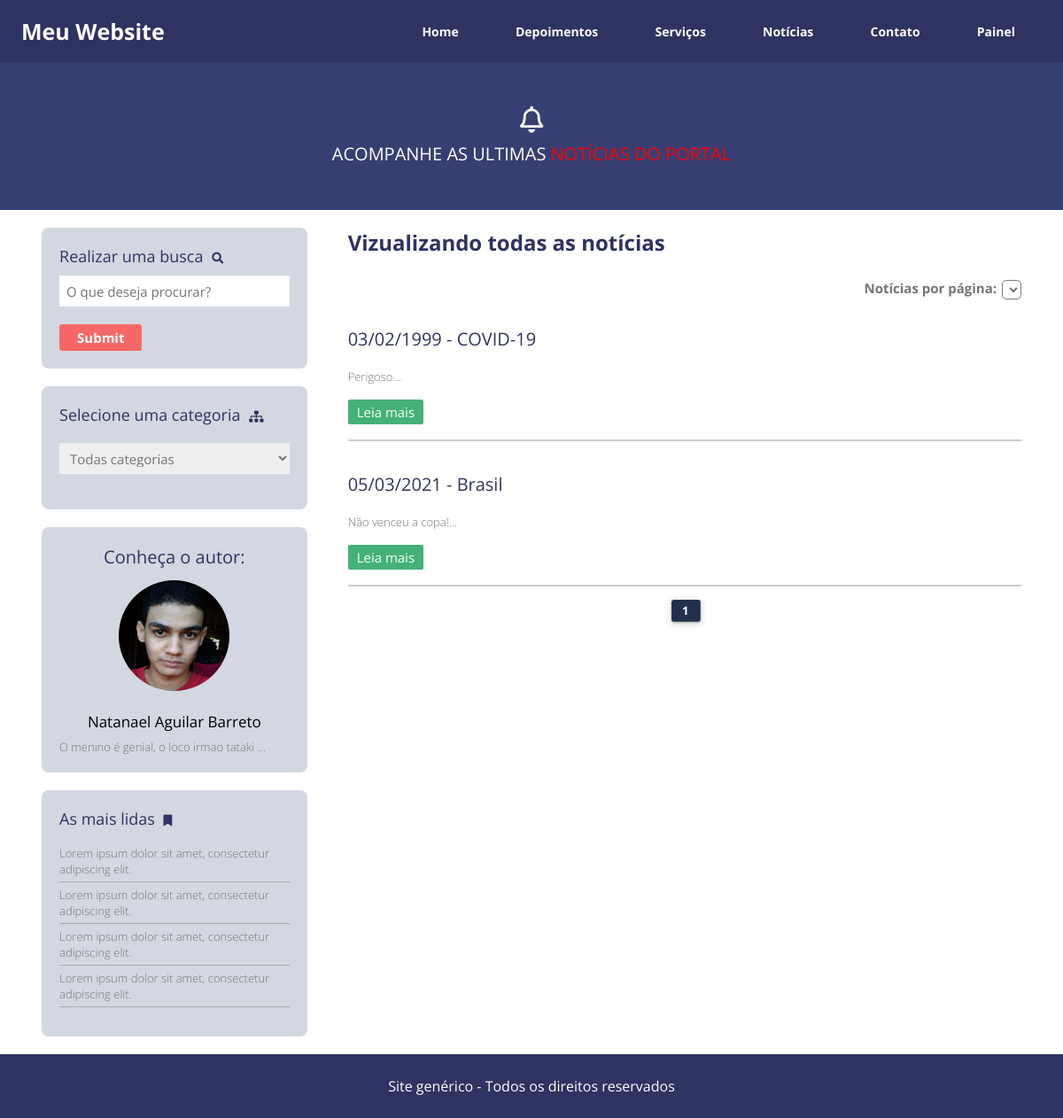
The app's page /noticias/todas-categorias with its own data.
### classes/MySql.php (called while the page is built)
<?php
	class MySql{
		private static $pdo;
		public static function connect(){
			if(self::$pdo == NULL){
				try{
					self::$pdo = new PDO('mysql:host='.HOST.';dbname='.DATABASE,USER,PASSWORD,array(PDO::MYSQL_ATTR_INIT_COMMAND => 'SET NAMES utf8'));
					self::$pdo->setAttribute(PDO::ATTR_ERRMODE,PDO::ERRMODE_EXCEPTION);
				}catch(Exception $e){
					echo "Erro ao conectar!";
				}
			}
			return self::$pdo;
		}
	}
?>

### classes/Painel.php (called while the page is built, shortened)
<?php
class Painel
{
	public static function gerarSlug($str){
        $str = mb_strtolower($str);
        $str = preg_replace('/(â|á|ã)/', 'a', $str);
        $str = preg_replace('/(ê|é)/', 'e', $str);
        $str = preg_replace('/(í|Í)/', 'i', $str);
        $str = preg_replace('/(ú)/', 'u', $str);
        $str = preg_replace('/(ó|ô|õ|Ô)/', 'o',$str);
        $str = preg_replace('/(_|\/|!|\?|#)/', '',$str);
        $str = preg_replace('/( )/', '-',$str);
        $str = preg_replace('/ç/','c',$str);
        $str = preg_replace('/(-[-]{1,})/','-',$str);
        $str = preg_replace('/(,)/','-',$str);
        $str=strtolower($str);
        return $str;
    }
	public static function selecionarUm($query,$arr,$tabela){
		$sql = MySql::connect()->prepare("SELECT * FROM `$tabela` WHERE $query");
		$sql->execute($arr);
		return $sql->fetch();
	}
	public static function comandoPorQuery($query, $metodo_id, $arr = null){
		$sql = MySql::connect()->prepare($query);
		$sql->execute($arr);
		switch ($metodo_id) {
			case 1:
				return $sql->fetchAll();
				break;
			case 3:
				return $sql->rowCount();
				break;
		}
	}
}
?>

### pages/noticias.php (the view, shortened to what this page needs)
<?php
	$url = explode('/',$_GET['url']);
	if(!isset($url[2])){
		$categoria = Painel::selecionarUm("slug=?",array(@$url[1]),'tb_site.categorias');
		$infoAutor = Painel::selecionarUm("id=?",array(1),'tb_site.autor');
?>
<section class="header-noticias">
	<div class="center">
		<i class="far fa-bell"></i>
		<h2>ACOMPANHE AS ULTIMAS <span style="color: red">NOTÍCIAS DO PORTAL</span></h2>
	</div>
</section>
<section class="container-noticias">
	<div class="center">
		<div class="box-ferramentas left">
			<div class="ferramentas-single w100">
				<form method="get" onsubmit="
				">
					<label>Realizar uma busca <i class="fas fa-search"></i></label>
					<input type="text" name="parametro" placeholder="O que deseja procurar?" required="">
					<input type="submit">
				</form>
			</div>
			<div class="ferramentas-single w100">
				<form>
					<label>Selecione uma categoria <i class="fas fa-sitemap"></i></label>
					<select
					onchange="
					window.location.href = include_path+'noticias/'+this.options[this.selectedIndex].value;
					">
					<option value="todas-categorias">Todas categorias</option>
					</select>
				</form>
			</div>
			<div class="ferramentas-single w100">
				<div class="info-autor">
					<span>Conheça o autor:</span>
					<img src="<?php echo INCLUDE_PATH_PAINEL.'uploads/'.$infoAutor['foto']?>">
					<h2><?php echo $infoAutor['nome']?></h2>
					<p><?php echo substr($infoAutor['descricao'], 0,300).'...'?></p>
				</div>
			</div>
			<div class="ferramentas-single w100">
				<label>As mais lidas <i class="fas fa-bookmark"></i></label>
				<div class="ferramentas-links">
					<a href="">Lorem ipsum dolor sit amet, consectetur adipiscing elit. </a>
					<a href="">Lorem ipsum dolor sit amet, consectetur adipiscing elit. </a>
					<a href="">Lorem ipsum dolor sit amet, consectetur adipiscing elit. </a>
					<a href="">Lorem ipsum dolor sit amet, consectetur adipiscing elit. </a>
					</div>
				</div>
		</div>
		<div class="box-noticias left">
			<?php
				if($categoria == ""){
					echo "<h2> Vizualizando todas as notícias </h2>";
				}else
					echo "<h2> Vizualizando as notícias da categoria <span>".$categoria['nome']."</span><h2>";
				$paginaAtual = isset($_GET['pagina'])? (int)$_GET['pagina']: 1;
				$limite= isset($_GET['limite'])? (int)$_GET['limite']: 4;
				$indice = ($paginaAtual-1)*$limite;
				$query = "SELECT * FROM `tb_site.noticias` ";
				$quantidadeNoticias = Painel::comandoPorQuery($query,3);
				$query.= "ORDER BY order_id LIMIT $indice,$limite";
				$noticias = Painel::comandoPorQuery($query,1);
				$quantidadePaginas = ceil($quantidadeNoticias/$limite);
			?>
			<div class="quantidade-paginas right">
				<label>Notícias por página: </label>
				<select name="limite">
				</select>
			</div>
			 <?php	foreach($noticias as $key => $value) { ?>
				<div class="noticia-single">
					<h2><?php echo $value['data']." - ".$value['titulo']?></h2>
					<p><?php echo substr(strip_tags($value['conteudo']),0,400).'...'?></p>
					<a href="<?php echo INCLUDE_PATH.'noticias/'.Painel::gerarSlug($value['categoria']).'/'.$value['slug']?>">Leia mais</a>
				</div>
			<?php } ?>
			<div class="pagina-indice">
			<?php
				for ($i=1; $i <= $quantidadePaginas; $i++)
				{
					if($i==$paginaAtual)
						echo '<span value="'.$i.'" class="ativado">'.$i.'</span>';
					else
						echo '<span value="'.$i.'">'.$i.'</span>';
				}
			?>
			</div>
		</div>
	</div>
</section>
<?php
}
?>

### estilo/all.css (style rules this page uses)
.fa, .fas, .far, .fal, .fad, .fab { -moz-osx-font-smoothing: grayscale; -webkit-font-smoothing: antialiased; display: inline-block; font-style: normal; font-variant: normal; text-rendering: auto; line-height: 1; }
.fa-bell:before { content: "\f0f3"; }
.fa-bookmark:before { content: "\f02e"; }
.fa-search:before { content: "\f002"; }
.fa-sitemap:before { content: "\f0e8"; }
.far { font-family: 'Font Awesome 5 Free'; font-weight: 400; }
.fa, .fas { font-family: 'Font Awesome 5 Free'; font-weight: 900; }

### estilo/style.css (style rules this page uses)
* { margin: 0; padding: 0; box-sizing: border-box; font-family: "Open Sans"; }
.center { max-width: 1280px; padding:0 2%; margin: 0 auto; }
.left { float: left; }
.right { float: right; }
section.header-noticias { padding: 50px 0; width: 100%; text-align: center; background-color: #373e72; }
section.header-noticias i { color: white; font-size: 30px; margin-bottom: 10px; }
section.header-noticias h2 { color: white; font-size: 20px; font-weight: 400; }
.box-ferramentas { width: 30%; padding: 0 2%; }
.ferramentas-single { background-color: #d3d7e1; padding: 20px; margin: 20px 0; border-radius: 8px; }
.ferramentas-single label { color: #2e3361; font-size: 18px; }
.ferramentas-single i { position: relative; left: 5px; font-size: 13px; }
.ferramentas-single input[type=text],.ferramentas-single select { width: 100%; height: 35px; border: 0; padding: 0 8px; font-size: 15px; margin-bottom: 20px; color: #757575; }
.ferramentas-single input[type=text] { margin-top: 10px; }
.ferramentas-single select { margin-top: 20px; cursor: pointer; }
.ferramentas-single input[type=submit] { font-size: 15px; font-weight: bold; border:0; background-color: #f66868; color: white; padding: 5px 20px; border-radius: 3px; cursor: pointer; }
.info-autor { width: 100%; text-align: center; }
.info-autor span { display: block; text-align: center; color: #2e3361; font-size: 20px; margin-bottom: 13px; }
.info-autor img { width: 125px; height: 125px; border-radius: 50%; position: relative; margin-bottom: 18px; }
.info-autor h2 { font-size: 17px; font-weight: 400; margin-bottom: 8px; }
.info-autor p { font-weight: lighter; font-size: 13px; text-align: justify; color: #757575; }
.ferramentas-links { padding: 13px 0; }
.ferramentas-links a { font-weight: lighter; display: block; color: #757575; padding: 5px 0; text-decoration: none; font-size: 13px; border-bottom: 1px solid #a9a8a8; }
.box-noticias { width: 70%; padding: 20px 2%; }
.box-noticias h2 { color: #2e3361; margin-bottom: 20px; }
.noticia-single { margin-top: 15px; padding: 20px 0; color: #757575; border-bottom: 2px solid #ccc; }
.noticia-single h2 { font-weight: normal; font-size: 20px; margin-bottom: 20px; }
.noticia-single p { font-weight: lighter; font-size: 13px; margin-bottom: 20px; }
.noticia-single a { font-weight: 400; font-size: 15px; padding: 4px 10px; background-color: #41b075fa; text-decoration: none; color: white; border-radius: 2px; cursor: pointer; }
.pagina-indice { margin-top: 15px; text-align: center; }
.pagina-indice span { display: inline-block; text-decoration: none; padding: 3px 12px; background-color: #6e7994; color: white; border-radius: 3px; font-size: 13px; font-weight: bold; margin-left: 3px; border-bottom: 1px solid #455a64; border-right: 1px solid #455a64; cursor: pointer; box-shadow: 0 1px 2px 0 rgba(60,64,67,0.302), 0 2px 6px 2px rgba(60,64,67,0.149); }
.pagina-indice span.ativado { background-color: #232f4d; }
.quantidade-paginas { position: relative; color: #757575; top: 4px; }
.quantidade-paginas label { font-size: 15px; font-weight: bold; }
.quantidade-paginas select { font-weight: bold; color: #757575; background-color: white; border-radius: 5px; cursor: pointer; margin-left: 2px; }

### records on screen
tb_site.autor: foto (picture), nome "Natanael Aguilar Barreto", descricao "O menino é genial, o loco irmao tataki"
tb_site.noticias: data "03/02/1999", titulo "COVID-19", conteudo "Perigoso"
tb_site.noticias: data "05/03/2021", titulo "Brasil", conteudo "Não venceu a copa!"
